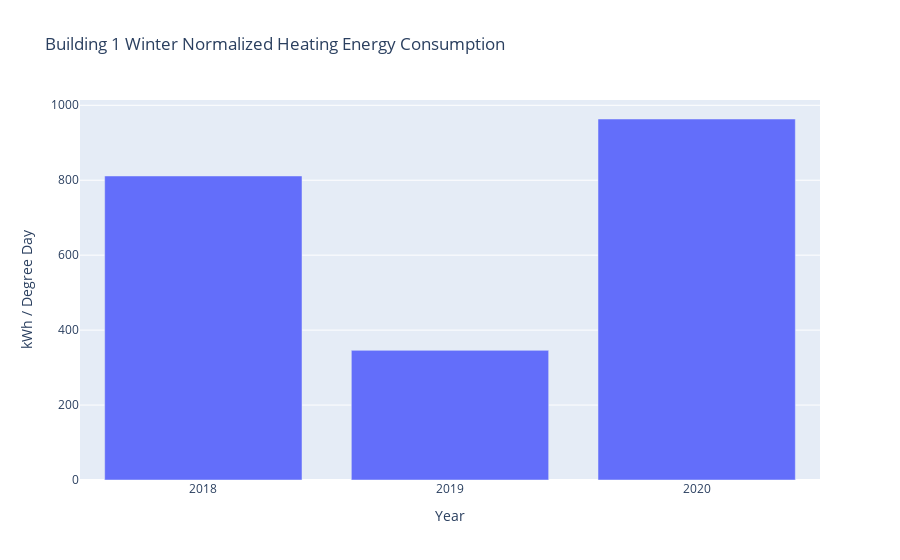

Source (notebook cell):
### Code cell
create_statement3 = '''
select '2018'  AS Date , avg(Air_Temp_Avg) as Air_Temp_Avg , sum(Heating_Degree_Days) as Heating_Degree_Days, sum(Heating_kWh) as Heating_kWh, (sum(Heating_kWh)/sum(Heating_Degree_Days)) as Normalized_Energy_Consumption
FROM b1 INNER JOIN finaldd w
ON b1.Date = w.Date
Where w.Date between '2018-10-01' and '2019-05-31'
union
select '2019'  AS Date , avg(Air_Temp_Avg) as Air_Temp_Avg , sum(Heating_Degree_Days) as Heating_Degree_Days, sum(Heating_kWh) as Heating_kWh, (sum(Heating_kWh)/sum(Heating_Degree_Days)) as Normalized_Energy_Consumption
FROM b1 INNER JOIN finaldd w
ON b1.Date = w.Date
Where w.Date between '2019-10-01' and '2020-05-31'
union
select '2020'  AS Date , avg(Air_Temp_Avg) as Air_Temp_Avg , sum(Heating_Degree_Days) as Heating_Degree_Days, sum(Heating_kWh) as Heating_kWh, (sum(Heating_kWh)/sum(Heating_Degree_Days)) as Normalized_Energy_Consumption
FROM b1 INNER JOIN finaldd w
ON b1.Date = w.Date
Where w.Date between '2020-10-01' and '2021-05-31'
;
'''


df_b1nem = pd.read_sql_query(create_statement3, engine)
display(df_b1nem)

fig = px.bar(df_b1nem, x='Date', y="Normalized_Energy_Consumption",hover_data={"Date": "|%B %d, %Y"},
                                            labels={
                     "Normalized_Energy_Consumption": "kWh / Degree Day",
                     "Date": "Year",

                 },title='Building 1 Winter Normalized Heating Energy Consumption')
fig.update_xaxes(
    dtick="M1",
    tickformat="%b\n%Y",
    ticklabelmode="period")

             
             
             
fig.show()

### Figure 1 — Plotly figure (JSON) as saved in the notebook; plotly's stock layout.template omitted (floating-point values rounded to 4 significant figures)
{"data": [{"alignmentgroup": "True", "hovertemplate": "Year=%{x|%B %d, %Y}<br>kWh / Degree Day=%{y}<extra></extra>", "legendgroup": "", "marker": {"color": "#636efa", "pattern": {"shape": ""}}, "name": "", "offsetgroup": "", "orientation": "v", "showlegend": false, "textposition": "auto", "type": "bar", "x": ["2018", "2019", "2020"], "xaxis": "x", "y": [811.3, 346.0, 963.4], "yaxis": "y"}], "layout": {"autosize": true, "barmode": "relative", "legend": {"tracegroupgap": 0}, "title": {"text": "Building 1 Winter Normalized Heating Energy Consumption"}, "xaxis": {"anchor": "y", "autorange": true, "domain": [0, 1], "dtick": "M1", "range": [-0.5, 2.5], "tickformat": "%b\n%Y", "ticklabelmode": "period", "title": {"text": "Year"}, "type": "category"}, "yaxis": {"anchor": "x", "autorange": true, "domain": [0, 1], "range": [0, 1014.0], "title": {"text": "kWh / Degree Day"}, "type": "linear"}}}
